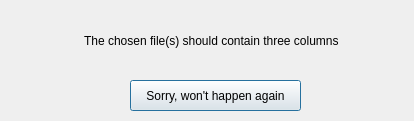
<?xml version="1.0" encoding="UTF-8"?>
<ui version="4.0">
 <class>Error</class>
 <widget class="QDialog" name="Error">
  <property name="geometry">
   <rect>
    <x>0</x>
    <y>0</y>
    <width>414</width>
    <height>121</height>
   </rect>
  </property>
  <property name="windowTitle">
   <string>Error</string>
  </property>
  <widget class="QTextEdit" name="textEdit">
   <property name="geometry">
    <rect>
     <x>80</x>
     <y>30</y>
     <width>291</width>
     <height>51</height>
    </rect>
   </property>
   <property name="mouseTracking">
    <bool>false</bool>
   </property>
   <property name="focusPolicy">
    <enum>Qt::NoFocus</enum>
   </property>
   <property name="styleSheet">
    <string notr="true">background: transparent</string>
   </property>
   <property name="frameShape">
    <enum>QFrame::NoFrame</enum>
   </property>
   <property name="html">
    <string>&lt;!DOCTYPE HTML PUBLIC &quot;-//W3C//DTD HTML 4.0//EN&quot; &quot;http://www.w3.org/TR/REC-html40/strict.dtd&quot;&gt;
&lt;html&gt;&lt;head&gt;&lt;meta name=&quot;qrichtext&quot; content=&quot;1&quot; /&gt;&lt;meta charset=&quot;utf-8&quot; /&gt;&lt;style type=&quot;text/css&quot;&gt;
p, li { white-space: pre-wrap; }
hr { height: 1px; border-width: 0; }
li.unchecked::marker { content: &quot;\2610&quot;; }
li.checked::marker { content: &quot;\2612&quot;; }
&lt;/style&gt;&lt;/head&gt;&lt;body style=&quot; font-family:'Segoe UI'; font-size:9pt; font-weight:400; font-style:normal;&quot;&gt;
&lt;p style=&quot; margin-top:0px; margin-bottom:0px; margin-left:0px; margin-right:0px; -qt-block-indent:0; text-indent:0px;&quot;&gt;The chosen file(s) should contain three columns&lt;/p&gt;&lt;/body&gt;&lt;/html&gt;</string>
   </property>
  </widget>
  <widget class="QPushButton" name="pushButton">
   <property name="geometry">
    <rect>
     <x>130</x>
     <y>80</y>
     <width>171</width>
     <height>31</height>
    </rect>
   </property>
   <property name="text">
    <string>Sorry, won't happen again</string>
   </property>
  </widget>
 </widget>
 <resources/>
 <connections/>
</ui>
